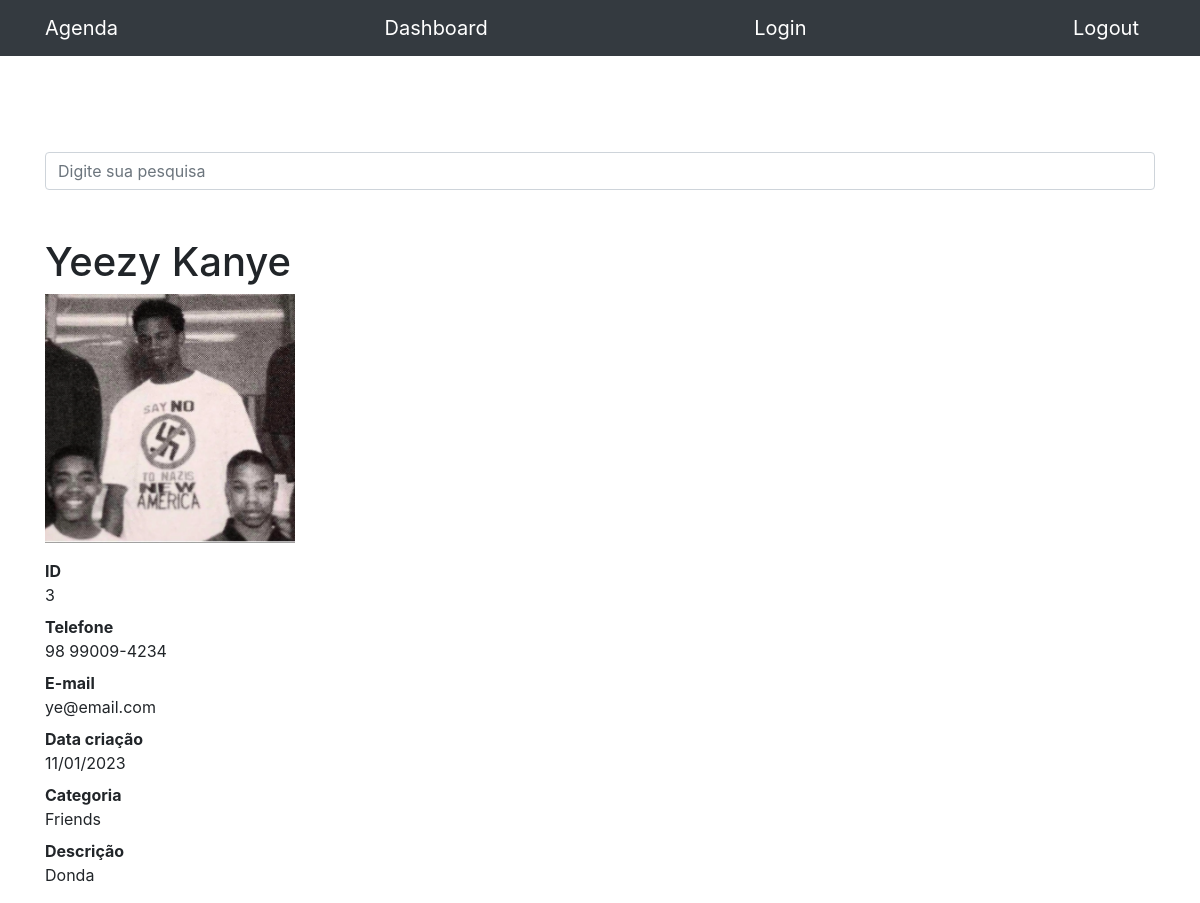
Page /3 on the committed database.
### contacts/models.py (models this page shows, shortened)
class Contact(models.Model):
    name = models.CharField(max_length=50)
    last_name = models.CharField(max_length=50, blank=True)
    phone = models.CharField(max_length=13)
    email = models.CharField(max_length=100, blank=True)
    creation_date = models.DateTimeField(default=timezone.now)
    description = models.TextField(blank=True)
    status = models.ForeignKey(Status, on_delete=models.DO_NOTHING)
    show = models.BooleanField(default=True)
    picture = models.ImageField(blank=True, upload_to='pictures/%Y/%m/')

class Status(models.Model):
    name = models.CharField(max_length=50)
    def __str__(self):
        return self.name

### contacts/views.py (the view)
# urls.py: path('<int:contact_id>', views.show_contact, name='show_contact'),
def show_contact(request, contact_id):
        contact = get_object_or_404(Contact, id=contact_id)
        if not contact.show:
            raise Http404()
        return render(request, 'contacts/show_contact.html',{
            'contact': contact
        })

### contacts/templates/contacts/show_contact.html (shortened to what this page needs)
{% extends 'base.html' %}
{% block content %}
<h1 class="mt-5">{{ contact.name }} {{ contact.last_name }}</h1>
  {% if contact.picture%}
  <p>
    <img src="{{ contact.picture.url }}" style="max-width: 250px; height: auto;">
  </p>
  {% endif%}
<dl>
  <dt>ID</dt>
  <dd>{{ contact.id }}</dd>
  <dt>Telefone</dt>
  <dd>{{ contact.phone}}</dd>
  <dt>E-mail</dt>
  <dd>{{ contact.email }}</dd>
  <dt>Data criação</dt>
  <dd>{{ contact.creation_date |date:'d/m/Y'}}</dd>
  <dt>Categoria</dt>
  <dd>{{ contact.status }}</dd>
  <dt>Descrição</dt>
  <dd>
    {{ contact.description }}
  </dd>
</dl>
{% endblock %}

### rows in the picture
Contact: name "Yeezy", last_name "Kanye", picture (picture), id "3", phone "98 99009-4234", email "ye@email.com", creation_date "11/01/2023", status "Friends", description "Donda"
